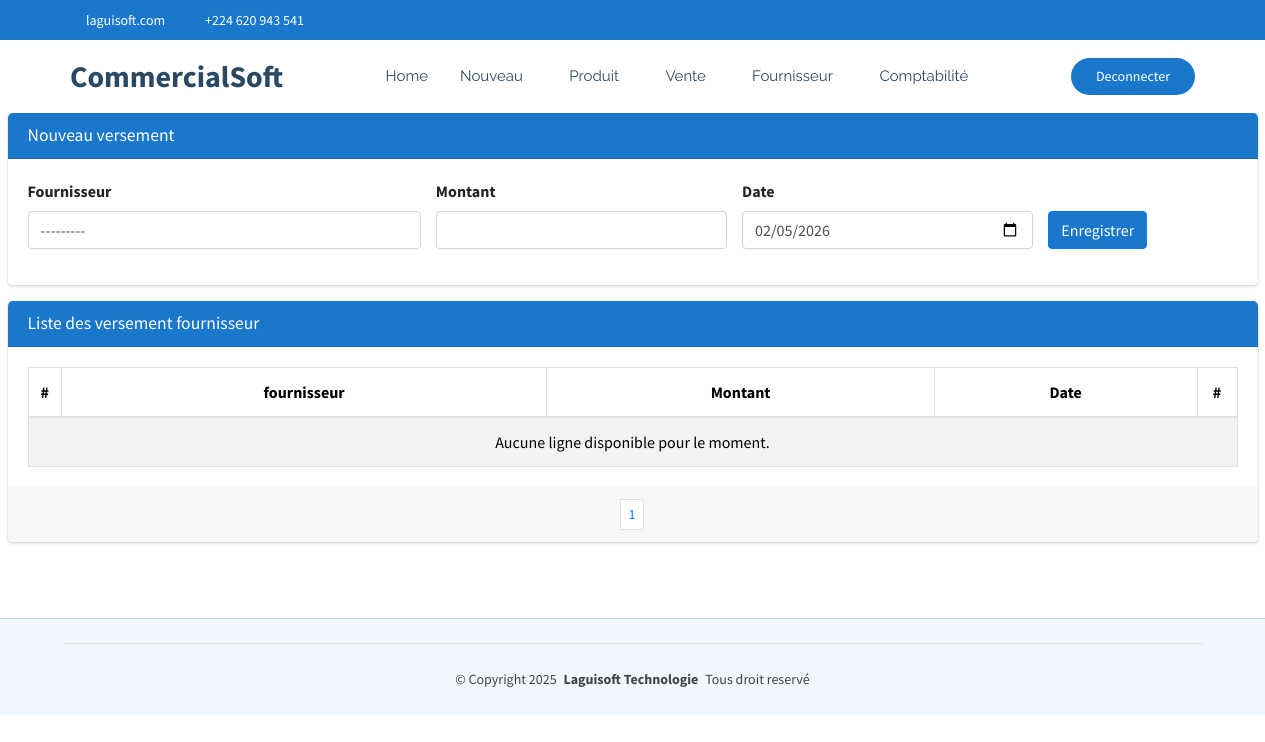
Page /commerce/commerce/versementFournisseur (signed in) on the earlier database version.
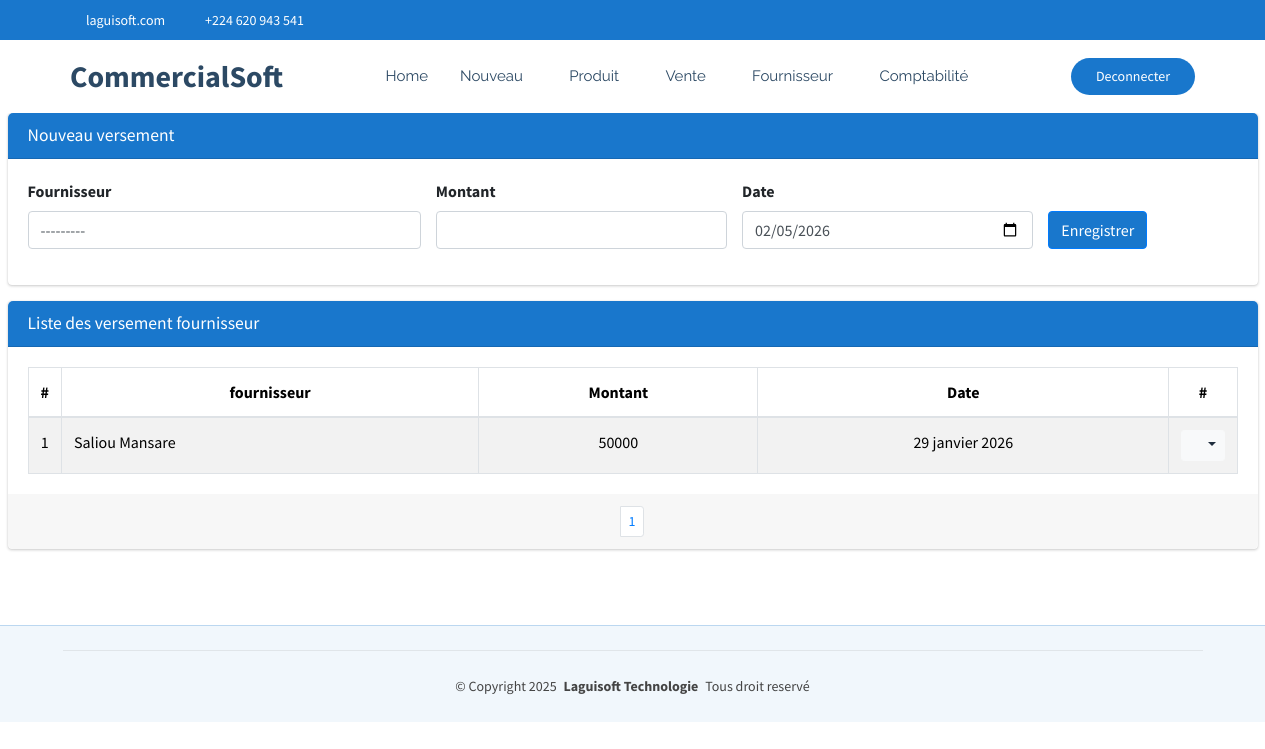
Same page on the later database version.
### CommercialSoft/models.py (models this page shows)
class VersementFournisseur(models.Model):
    fournisseur=models.ForeignKey(Fournisseur, on_delete=models.CASCADE, related_name='versementFournisseur')
    montant=models.BigIntegerField()
    date=models.DateField(default=timezone.now)

class Fournisseur(models.Model):
    nom=models.CharField(max_length=100, unique=True)
    adresse=models.CharField(max_length=30)
    telephone=models.CharField(max_length=20)
    def __str__(self):
        return self.nom

### CommercialSoft/views.py (the view)
# urls.py: path('commerce/versementFournisseur', views.versementFournisseur_list_create,name="commerce_versementFournisseur"),
@login_required
@user_passes_test(est_admin_ou_gestionnaire)
def versementFournisseur_list_create(request):
    if request.method == "POST":
        form = VersementFournisseurForm(request.POST)
        if form.is_valid():
            form.save()  # Sauvegarder après modification
            messages.success(request, "Versement créée avec succès !")
            return redirect('commerce_versementFournisseur')
        else:
            messages.error(request, "Erreur lors de la création du versement.")
    else:
        form = VersementFournisseurForm()
    versementFournisseur = VersementFournisseur.objects.all().order_by('-date')
    paginator = Paginator(versementFournisseur, 15)
    page = request.GET.get('page')
    paginated_depense = paginator.get_page(page)
    return render(request, 'CommercialSoft/versementFournisseur.html', {'form': form,'listes': paginated_depense})

### CommercialSoft/forms.py
class VersementFournisseurForm(forms.ModelForm):
    class Meta:
        model = VersementFournisseur
        fields = ['fournisseur', 'montant', 'date']
        widgets = {
            'fournisseur': forms.Select(attrs={'class': 'form-control select2bs4', "id":"idFournisseur"}),
            'montant': forms.NumberInput(attrs={'class': 'form-control'}),
            'date': forms.DateInput(attrs={'class': 'form-control', 'type': 'date', 'id':'idDate'}),
        }

### CommercialSoft/views.py (called while the page is built)
def est_admin_ou_gestionnaire(user):
    return (
        user.groups.filter(name="Administrateur").exists()
        or user.groups.filter(name="Gestionnaire").exists()
    )

### CommercialSoft/templates/CommercialSoft/versementFournisseur.html (shortened to what the changed rows need)
{% extends "CommercialSoft/starter-page.html" %}
{% load static %}
{% block css %}
    <link rel="stylesheet" href="{% static 'autre/plugins/fontawesome-free/css/all.min.css' %}">
    <link rel="stylesheet" href="https://code.ionicframework.com/ionicons/2.0.1/css/ionicons.min.css">
  <link rel="stylesheet" href="{% static 'autre/plugins/sweetalert2-theme-bootstrap-4/bootstrap-4.min.css' %}">
    <link rel="stylesheet" href="{% static 'autre/dist/css/adminlte.min.css' %}">
    <link rel="stylesheet" href="{% static 'autre/plugins/toastr/toastr.min.css' %}">
{% endblock %}
{% block corp %}
<section class="content pt-0">
  <div class="container-fluid">
    <div class="row">
      <div class="col-md-12">
        <div class="card card-primary">
            <div class="card-body">
              <table class="table table-bordered table-hover table-striped">
                <thead>
                  <tr>
                    <th style="width: 10px" class="text-center">#</th>
                    <th class="text-center">fournisseur</th>
                    <th class="text-center">Montant</th>
                    <th class="text-center">Date</th>
                    <th style="width: 40px" class="text-center">#</th>
                  </tr>
                </thead>
                <tbody>
                  {% if listes %}
                    {% for liste in listes %}
                      <tr>
                        <td class="text-center">{{liste.id}}</td>
                        <td>{{liste.fournisseur}}</td>
                        <td class="text-center">{{liste.montant}}</td>
                        <td class="text-center">{{liste.date}}</td>
                        <td class="text-center">
                          <div class="btn-group">
                            <button type="button" class="btn btn-sm btn-light dropdown-toggle" data-toggle="dropdown" aria-expanded="false">
                              <i class="fas fa-cogs"></i>
                            </button>
                          </div>
                        </td>
                      </tr>
                    {% endfor %}
                  {% else %}
                    <tr>
                      <td colspan="14" class="text-center">Aucune ligne disponible pour le moment.</td>
                    </tr>
                  {% endif %}
                </tbody>
              </table>
            </div>
            <div class="card-footer clearfix">
              <ul class="pagination pagination-sm m-0 justify-content-center">
                <li class="page-item">
                  {% for num in listes.paginator.page_range %}
                    {% if listes.number == num %}
                      <li class="page-item"><a class="page-link" href="">{{ num }}</a></li>
                    {% else %}
                      <li class="page-item"><a class="page-link" href="?page={{ num }}">{{ num }}</a></li>
                    {% endif %}
                  {% endfor %}
              </ul>
            </div>
          </div>
      </div>
    </div>
  </div>
</section>
  {% endblock %}

Differences in the rows shown:
added VersementFournisseur: id "1", fournisseur "Saliou Mansare", montant "50000", date "29 janvier 2026"
Other differences:
text no longer shown: "Aucune ligne disponible pour le moment."
